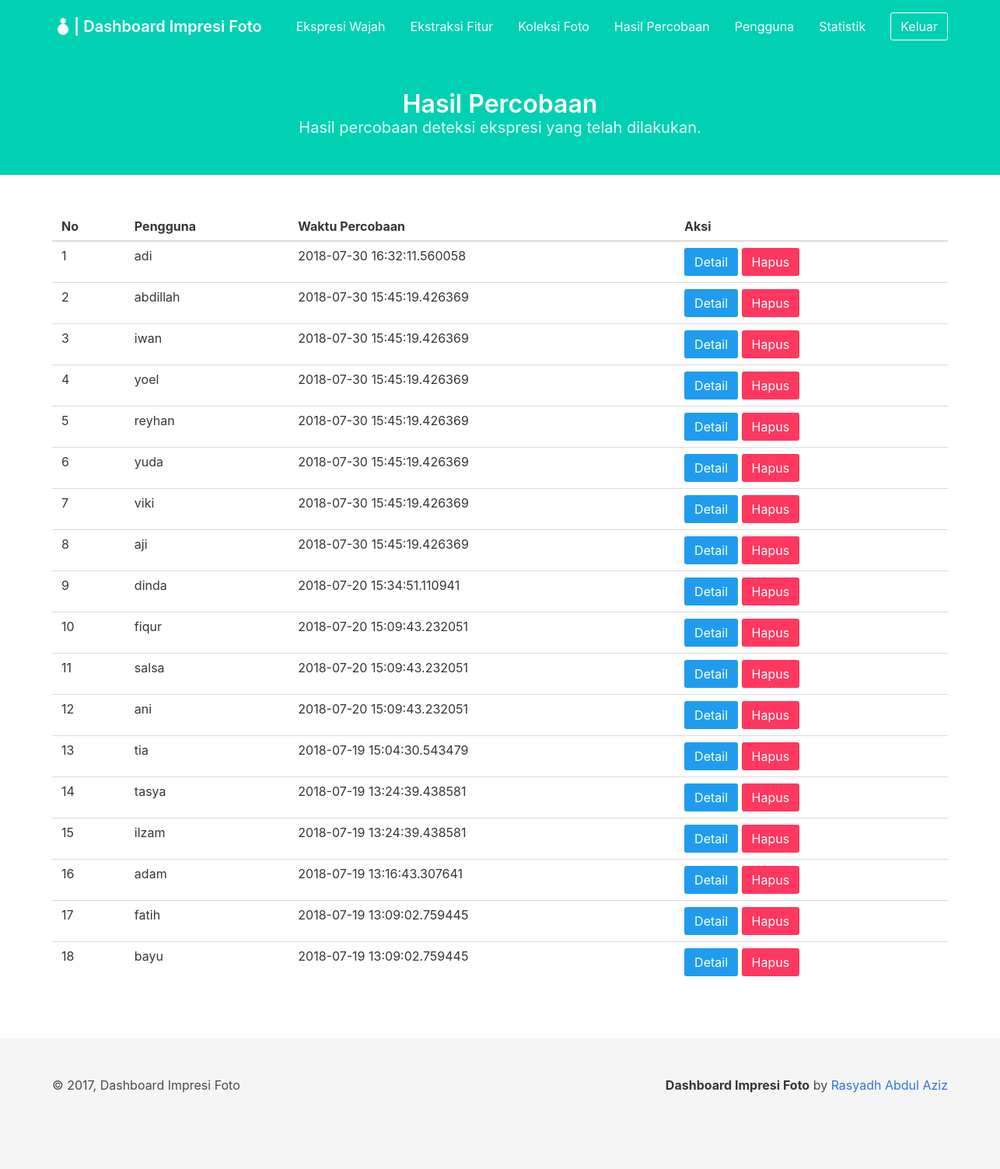
The app's page /dashboard/detection_results/ (signed in) with its own data.
### project/models/result_detection.py (models this page shows, shortened)
class ResultDetection(db.Model):
    __tablename__ = 'result_detection'
    id_result_detection = db.Column(db.Integer, primary_key=True)
    created_at = db.Column(db.DateTime, default=datetime.datetime.now())
    id_user = db.Column(db.Integer, db.ForeignKey('user.id_user'))

### project/models/user.py (models this page shows, shortened)
class User(db.Model):
    __tablename__ = 'user'
    id_user = db.Column(db.Integer, primary_key=True)
    username = db.Column(db.String, unique=True, nullable=False)
    password = db.Column(db.String, nullable=False)
    created_at = db.Column(db.DateTime, default=datetime.datetime.now())

### project/views/dashboard/detection_results.py (the view)
@dashboard_results.route('/dashboard/detection_results/')
def index():
    if session.get('loggedin_admin'):
        try:
            result = db.engine.execute("SELECT rd.id_result_detection, rd.id_user, u.username, rd.created_at FROM result_detection rd, user u WHERE u.id_user = rd.id_user")
            results = []
            for res in result:
                temp = {
                    'id_result_detection': res[0],
                    'id_user': res[1],
                    'username': res[2],
                    'created_at': res[3]
                }
                results.append(temp)
            return render_template('dashboard/detection_results.html',
                title='Hasil Percobaan', results=list(reversed(results)))
        except Exception as e:
            print('error to get detection result')
            print(e)
    return redirect(url_for('auth.login_admin'))

### project/templates/dashboard/detection_results.html (shortened to what this page needs)
{% extends 'dashboard/base_dashboard.html' %} {% block content %}
<section class="hero is-primary">
    <div class="hero-body">
        <div class="container has-text-centered">
            <h1 class="title">
                Hasil Percobaan
            </h1>
            <h2 class="subtitle">
                Hasil percobaan deteksi ekspresi yang telah dilakukan.
            </h2>
        </div>
    </div>
</section>
<section class="section">
    <div class="container" id="result_table">
        <table class="table is-hoverable is-fullwidth">
            <thead>
                <tr>
                    <th>No</th>
                    <th>Pengguna</th>
                    <th>Waktu Percobaan</th>
                    <th>Aksi</th>
                </tr>
            </thead>
            <tbody>
                {% if results %} {% for res in results %}
                <tr>
                    <td>{{ results.index(res) + 1 }}</td>
                    <td>{{ res.username }}</td>
                    <td>{{ res.created_at }}</td>
                    <td>
                        <button class="button is-info" onclick="detail_result('{{ res.id_result_detection }}', '{{ res.created_at }}', '{{ res.username }}')">Detail</button>
                        <a class="button is-danger" href="/dashboard/detection_results/delete/{{ res.id_result_detection }}">Hapus</a>
                    </td>
                </tr>
                {% endfor %} {% else %}
                <tr>
                    <td colspan="4" class="has-text-centered">Belum ada hasil percobaan</td>
                </tr>
                {% endif %}
            </tbody>
        </table>
    </div>
</section>
{% endblock %}

### project/templates/dashboard/base_dashboard.html (shortened to what this page needs)
<html>
<head>
    <link rel="stylesheet" type="text/css" href="{{ url_for('static', filename='css/bulma.css') }}" />
    <link rel="stylesheet" type="text/css" href="{{url_for('static', filename='css/app.css') }}" />
</head>
<body>
    <nav class="navbar is-primary is-transparent navbar-is-medium">
        <div class="container">
            <div class="navbar-brand">
                <a class="navbar-item" href="/dashboard/">
                    <img class="image" src="{{ url_for('static', filename='image/ImpresiFotoWhite.png') }}" alt="Logo">
                    <h1 class="title is-5 has-text-white">
                        | Dashboard Impresi Foto
                    </h1>
                </a>
            </div>
            <div class="navbar-menu" id="menu">
                <div class="navbar-end">
                    <a class="navbar-item" href="/dashboard/expression/">
                        Ekspresi Wajah
                    </a>
                    <a class="navbar-item" href="/dashboard/feature_extraction/">
                        Ekstraksi Fitur
                    </a>
                    <a class="navbar-item" href="/dashboard/photos_collection/">
                        Koleksi Foto
                    </a>
                    <a class="navbar-item" href="/dashboard/detection_results/">
                        Hasil Percobaan
                    </a>
                    <a class="navbar-item" href="/dashboard/user/">
                        Pengguna
                    </a>
                    <a class="navbar-item" href="/dashboard/statistic/">
                        Statistik
                    </a>
                    <div class="navbar-item">
                        <a class="button is-primary is-inverted is-outlined" href="/admin/logout/">
                            Keluar
                        </a>
                    </div>
                </div>
            </div>
        </div>
    </nav>
    {% block content %} {% endblock %}
    <footer class="footer">
        <div class="container">
            <div class="level">
                <div class="level-left">
                    <div class="level-item">
                        &copy; 2017, Dashboard Impresi Foto
                    </div>
                </div>
                <div class="level-right">
                    <div class="level-item">
                        <p>
                            <strong>Dashboard Impresi Foto</strong> by
                            <a href="github.com/rasyadh">Rasyadh Abdul Aziz</a>
                        </p>
                    </div>
                </div>
            </div>
        </div>
    </footer>
</body>
</html>

### project/static/css/app.css (style rules this page uses)
.navbar-is-medium { min-height: 4.25rem; }

### records on screen
ResultDetection: results "1", username "adi", created_at "2018-07-30 16:32:11.560058"
ResultDetection: results "2", username "abdillah", created_at "2018-07-30 15:45:19.426369"
ResultDetection: results "3", username "iwan", created_at "2018-07-30 15:45:19.426369"
ResultDetection: results "4", username "yoel", created_at "2018-07-30 15:45:19.426369"
ResultDetection: results "5", username "reyhan", created_at "2018-07-30 15:45:19.426369"
ResultDetection: results "6", username "yuda", created_at "2018-07-30 15:45:19.426369"
ResultDetection: results "7", username "viki", created_at "2018-07-30 15:45:19.426369"
ResultDetection: results "8", username "aji", created_at "2018-07-30 15:45:19.426369"
ResultDetection: results.index(res)+1 "9", username "dinda", created_at "2018-07-20 15:34:51.110941"
ResultDetection: results.index(res)+1 "10", username "fiqur", created_at "2018-07-20 15:09:43.232051"
ResultDetection: results "11", username "salsa", created_at "2018-07-20 15:09:43.232051"
ResultDetection: results.index(res)+1 "12", username "ani", created_at "2018-07-20 15:09:43.232051"
ResultDetection: results "13", username "tia", created_at "2018-07-19 15:04:30.543479"
ResultDetection: results "14", username "tasya", created_at "2018-07-19 13:24:39.438581"
ResultDetection: results "15", username "ilzam", created_at "2018-07-19 13:24:39.438581"
ResultDetection: results "16", username "adam", created_at "2018-07-19 13:16:43.307641"
ResultDetection: results "17", username "fatih", created_at "2018-07-19 13:09:02.759445"
ResultDetection: results "18", username "bayu", created_at "2018-07-19 13:09:02.759445"
